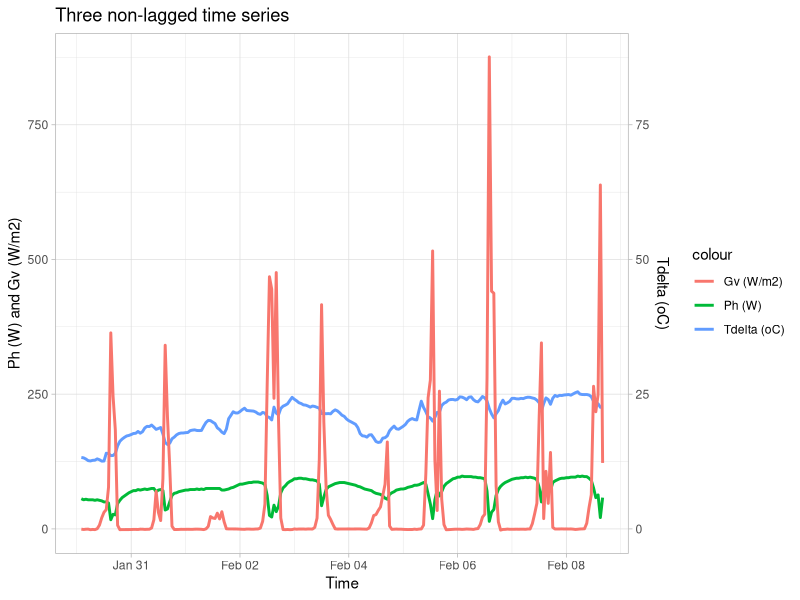
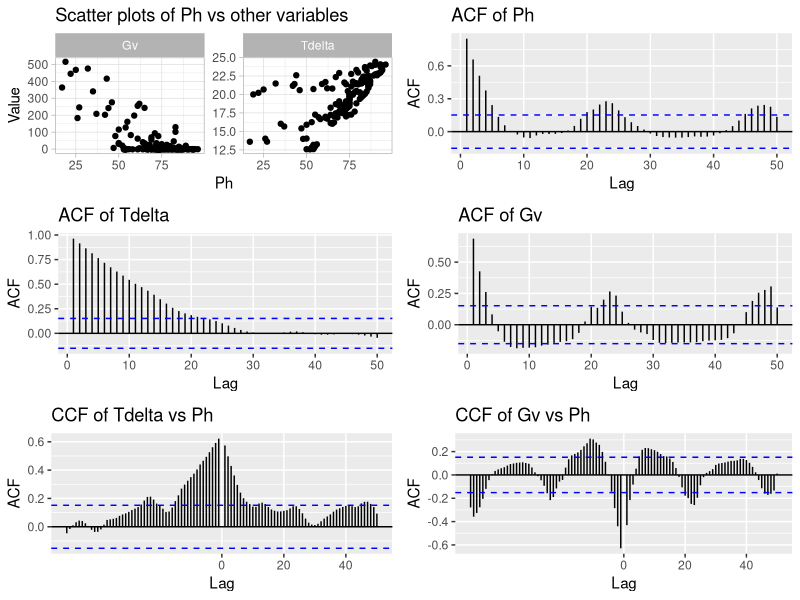
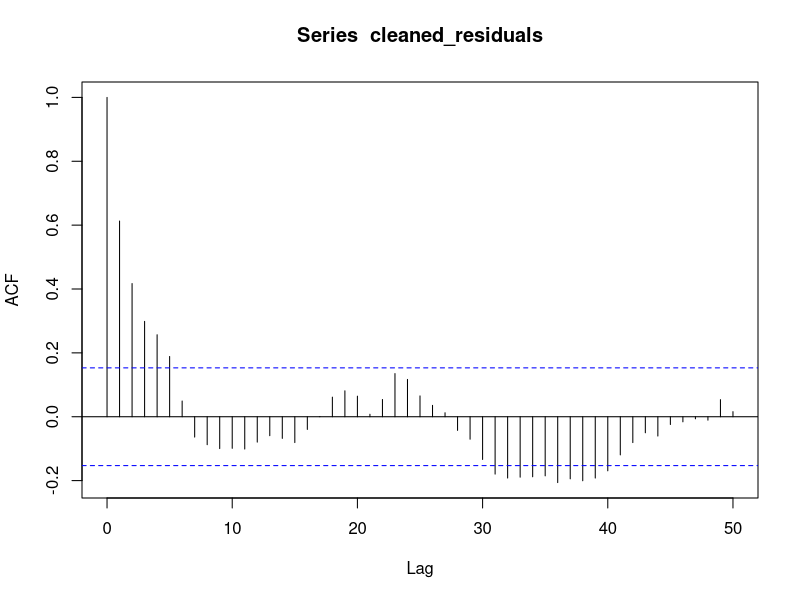
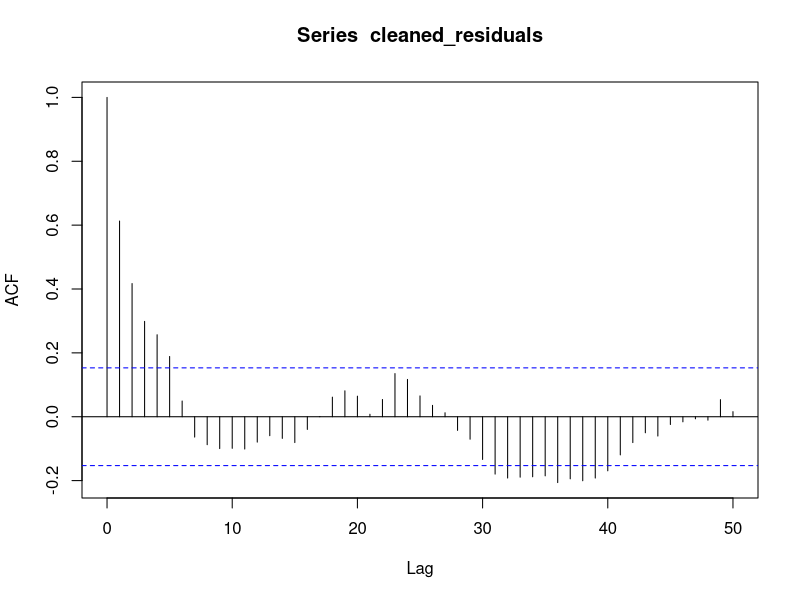
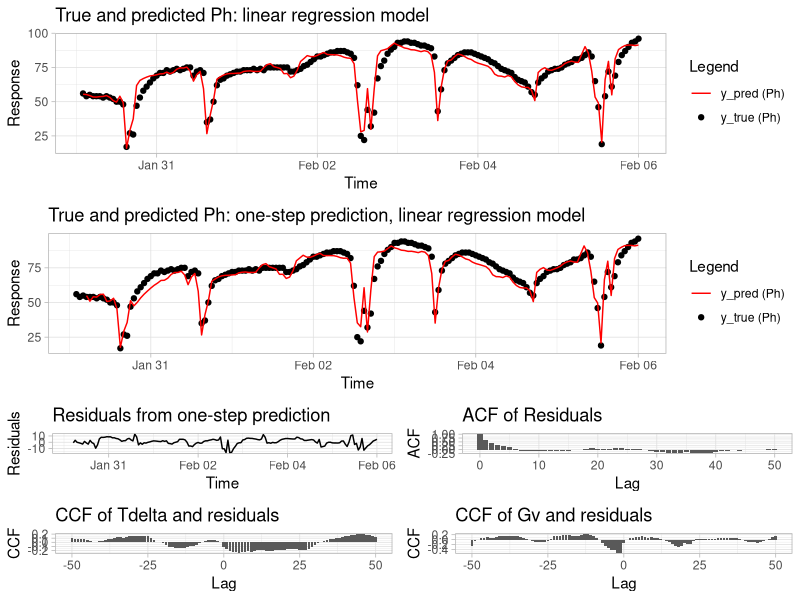
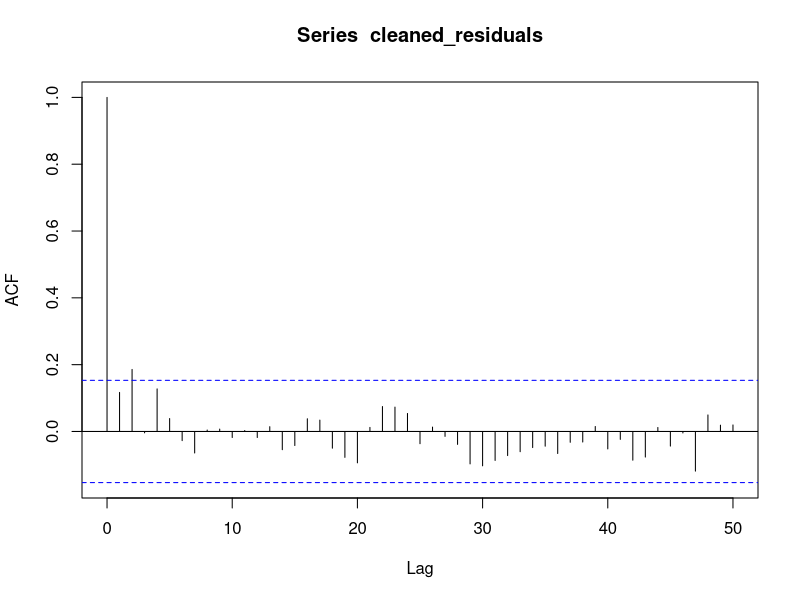
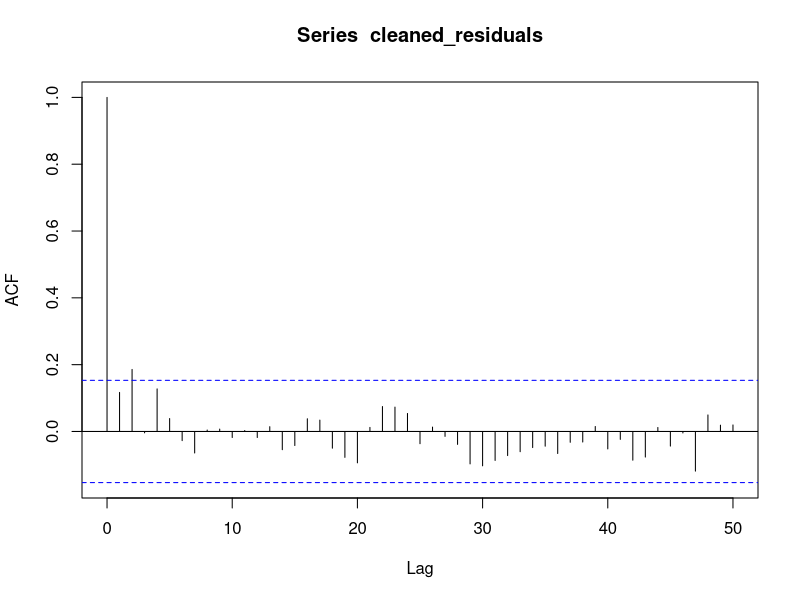
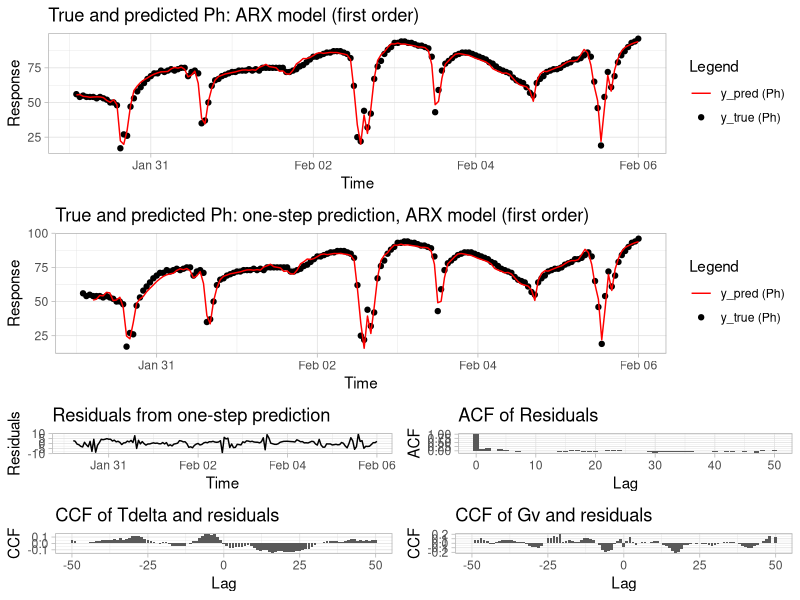

R code for these plots, in order: (Note: this script raises an error after producing the figures.)
# ---- Question 3.1: Load data ----
rm(list = ls())
library(ggplot2)
library(tidyr)
library(gridExtra)
library(forecast)

# Read data
data <- read.csv("assignment3_2025/box_data_60min.csv")

# Create continuous time variable starting from 0
data$tdate <- as.POSIXct(data$tdate, "%Y-%m-%d %H:%M:%S", tz="UTC")

# Create the ggplot Ph Tdelta Gv with time
ggplot(data, aes(x = tdate)) +
  geom_line(aes(y = Ph, color = "Ph (W)"), size = 1) +
  geom_line(aes(y = Tdelta*10, color = "Tdelta (oC)"), size = 1) +
  geom_line(aes(y = Gv, color = "Gv (W/m2)"), size = 1) +
  scale_y_continuous(
    name = "Ph (W) and Gv (W/m2)",
    sec.axis = sec_axis(~ ./10, name = "Tdelta (oC)")
  ) +
  
  labs(title = "Three non-lagged time series", x = "Time", y = "Response") +
  theme_light()

# ---- Question 3.2: Split data ----
# Divide intro train and test set
teststart <- as.POSIXct("2013-02-06 00:00", tz="UTC")
train <- data[data$tdate <= teststart, ]
test <- data[data$tdate > teststart, ]

# ---- Question 3.3: Data analysis ----
target_column <- "Ph"
# Reshape the dataframe to a long format
data_nonlag = train[c("Ph", "Tdelta", "Gv")]
data_long <- data_nonlag %>%
  pivot_longer(cols = colnames(data_nonlag)[2:3], names_to = "variable", values_to = "value")

# Create the scatter plot with facets
# First plot: Scatter plots with ggplot2
scatter_plot <- ggplot(data_long, aes_string(x = target_column, y = "value")) +
  geom_point() +
  facet_wrap(~ variable, scales = "free_y") +
  labs(
    title = paste("Scatter plots of", target_column, "vs other variables"),
    x = target_column,
    y = "Value"
  ) +
  theme_light()

# Second plot: ACF plots using base R
acf_ph <- acf(train$Ph, lag.max = 50, plot = FALSE)
acf_tdelta <- acf(train$Tdelta, lag.max = 50, plot = FALSE)
acf_gv <- acf(train$Gv, lag.max = 50, plot = FALSE)

# Convert ACF plots to ggplot-like objects using autoplot from forecast package
acf_ph_plot <- autoplot(acf_ph) + labs(title = "ACF of Ph")
acf_tdelta_plot <- autoplot(acf_tdelta) + labs(title = "ACF of Tdelta")
acf_gv_plot <- autoplot(acf_gv) + labs(title = "ACF of Gv")

# Third plot: CCF plots using base R
ccf_tdelta <- Ccf(train$Tdelta, train$Ph, lag.max = 50, plot = FALSE)
ccf_gv <- Ccf(train$Gv, train$Ph, lag.max = 50, plot = FALSE)

# Convert CCF plots to ggplot-like objects using autoplot from forecast package
ccf_tdelta_plot <- autoplot(ccf_tdelta) + labs(title = "CCF of Tdelta vs Ph")
ccf_gv_plot <- autoplot(ccf_gv) + labs(title = "CCF of Gv vs Ph")

# Combine all plots into one figure
combined_plot <- grid.arrange(
  scatter_plot, acf_ph_plot, acf_tdelta_plot, acf_gv_plot,
  ccf_tdelta_plot, ccf_gv_plot,
  ncol = 2, nrow = 3
)

# ---- Question 3.4: Impulse response?? ----
# # Build lag matrix
# library(dynlm)
# 
# # Impulse response from Tdelta to Ph
# lags <- 10
# tdelta_model <- dynlm(Ph ~ L(Tdelta, 0:lags), data = train)
# plot(0:3, coef(tdelta_model)[-1], type = "h",
#      xlab = "Lag", ylab = "Coefficient", main = "Impulse Response: Tdelta → Ph")
# 
# # Impulse response from Gv to Ph
# gv_model <- dynlm(Ph ~ L(Gv, 0:lags), data = train)
# plot(0:lags, coef(gv_model)[-1], type = "h",
#      xlab = "Lag", ylab = "Coefficient", main = "Impulse Response: Gv → Ph")

# ---- Question 3.5: Linear regression ----
# First train the model based on 3 data points before doing one-step prediction
lm_model <- lm(Ph ~ Tdelta + Gv, data = train[1:3,])

res_list = list()
y_pred_list = list()
for (i in (4:nrow(train))) {
  y_true = train[i,]$Ph
  y_pred = predict(lm_model, newdata = train[i,])
  residual = (y_true - y_pred)[1]
  
  res_list[i] <- residual
  y_pred_list[i] = y_pred
  
  lm_model = lm(Ph ~ Tdelta + Gv, data = train[1:i,])
}

# Residual diagnostics
combined_list = mapply(cbind, y_pred_list, res_list, SIMPLIFY = FALSE)
df_pred_residual <- do.call(rbind, combined_list)
df_pred_residual <- as.data.frame(df_pred_residual, stringsAsFactors = FALSE)

# Add three null values at the beginning of each column
df_pred_residual <- rbind(data.frame(V1 = rep(NA, 3), V2 = rep(NA, 3)), df_pred_residual)

df_pred_residual$tdate = train$tdate
df_pred_residual$y_true = train$Ph
df_pred_residual$Tdelta = train$Tdelta
df_pred_residual$Gv = train$Gv
colnames(df_pred_residual)[1:2] <- c("y_pred", "residuals")

# Overall model: no one-step predictions
lm_model_overall <- lm(Ph ~ Tdelta + Gv, data = train)
y_pred_overall = predict(lm_model_overall, newdata = train)

df_pred_residual$y_pred_overall = y_pred_overall

# Plot for y_pred_overall
pred_overall = ggplot(df_pred_residual, aes(x = tdate)) +
  geom_point(aes(y = y_true, color = "y_true (Ph)")) +
  geom_line(aes(y = y_pred_overall, color = "y_pred (Ph)")) +
  scale_color_manual(values = c("y_true (Ph)" = "black", "y_pred (Ph)" = "red")) +
  labs(title = "True and predicted Ph: linear regression model",
       x = "Time", y = "Response", color = "Legend") +
  theme_light()

# Create the ggplot y_pred and y_true
pred = ggplot(df_pred_residual, aes(x = tdate)) +
  geom_point(aes(y = y_true, color = "y_true (Ph)")) +
  geom_line(aes(y = y_pred, color = "y_pred (Ph)")) +
  scale_color_manual(values = c("y_true (Ph)" = "black", "y_pred (Ph)" = "red")) +
  labs(title = "True and predicted Ph: one-step prediction, linear regression model",
       x = "Time", y = "Response", color = "Legend") +
  theme_light()

# Residuals
# Create the residuals plot
residuals_plot <- ggplot(df_pred_residual, aes(x = tdate)) +
  geom_line(aes(y = residuals)) +
  labs(title = "Residuals from one-step prediction",
       x = "Time", y = "Residuals") +
  theme_light()

# Remove missing values from the residuals column
cleaned_residuals <- na.omit(df_pred_residual$residuals)

# Create the ACF plot
acf_plot <- ggplot(data.frame(lag = acf(cleaned_residuals, lag.max=50)$lag, 
                              acf = acf(cleaned_residuals, lag.max=50)$acf), 
                   aes(x = lag, y = acf)) +
  geom_bar(stat = "identity") +
  labs(title = "ACF of Residuals", x = "Lag", y = "ACF") +
  theme_light()

# Create the CCF plots
ccf_tdelta_data <- ccf(df_pred_residual[4:nrow(df_pred_residual),]$Tdelta, 
                       df_pred_residual[4:nrow(df_pred_residual),]$residuals, lag.max = 50, plot = FALSE)
ccf_tdelta_plot <- ggplot(data.frame(lag = ccf_tdelta_data$lag, ccf = ccf_tdelta_data$acf), aes(x = lag, y = ccf)) +
  geom_bar(stat = "identity") +
  labs(title = "CCF of Tdelta and residuals", x = "Lag", y = "CCF") +
  theme_light()

ccf_gv_data <- ccf(df_pred_residual[4:nrow(df_pred_residual),]$Gv, 
                   df_pred_residual[4:nrow(df_pred_residual),]$residuals, lag.max = 50, plot = FALSE)
ccf_gv_plot <- ggplot(data.frame(lag = ccf_gv_data$lag, ccf = ccf_gv_data$acf), aes(x = lag, y = ccf)) +
  geom_bar(stat = "identity") +
  labs(title = "CCF of Gv and residuals", x = "Lag", y = "CCF") +
  theme_light()

# Combine the plots
combined_plot <- grid.arrange(
  pred_overall,                                # First plot (spans the entire row)
  pred,
  arrangeGrob(
    residuals_plot, acf_plot,          # Subsequent 4 plots (2x2 arrangement)
    ccf_tdelta_plot, ccf_gv_plot,
    ncol = 2                           # Set 2 columns for the 2x2 layout
  ),
  ncol = 1                             # Main layout: 1 column with 2 rows
)

# Need to add ARX

# ---- Question 3.6: ARX(1) ----
arx1_model <- lm(Ph ~ Ph.l1 + Tdelta + Gv, data = train[1:3,])

res_list = list()
y_pred_list = list()
for (i in (4:nrow(train))) {
  y_true = train[i,]$Ph
  y_pred = predict(arx1_model, newdata = train[i,])
  residual = (y_true - y_pred)[1]
  
  res_list[i] <- residual
  y_pred_list[i] = y_pred
  
  arx1_model <- lm(Ph ~ Ph.l1 + Tdelta + Gv, data = train[1:i,])
}

# Residual diagnostics
combined_list = mapply(cbind, y_pred_list, res_list, SIMPLIFY = FALSE)
df_pred_residual <- do.call(rbind, combined_list)
df_pred_residual <- as.data.frame(df_pred_residual, stringsAsFactors = FALSE)

# Add three null values at the beginning of each column
df_pred_residual <- rbind(data.frame(V1 = rep(NA, 3), V2 = rep(NA, 3)), df_pred_residual)
df_pred_residual$tdate = train$tdate
df_pred_residual$y_true = train$Ph
df_pred_residual$Tdelta = train$Tdelta
df_pred_residual$Gv = train$Gv
colnames(df_pred_residual)[1:2] <- c("y_pred", "residuals")

# Remove missing values from the residuals column
cleaned_residuals <- na.omit(df_pred_residual$residuals)

# Overall model: no one-step predictions
lm_model_overall <- lm(Ph ~ Ph.l1 + Tdelta + Gv, data = train)
y_pred_overall = predict(lm_model_overall, newdata = train)

df_pred_residual$y_pred_overall = y_pred_overall

# Plot for y_pred_overall
pred_overall = ggplot(df_pred_residual, aes(x = tdate)) +
  geom_point(aes(y = y_true, color = "y_true (Ph)")) +
  geom_line(aes(y = y_pred_overall, color = "y_pred (Ph)")) +
  scale_color_manual(values = c("y_true (Ph)" = "black", "y_pred (Ph)" = "red")) +
  labs(title = "True and predicted Ph: ARX model (first order)",
       x = "Time", y = "Response", color = "Legend") +
  theme_light()

# Create the ggplot y_pred and y_true
pred <- ggplot(df_pred_residual, aes(x = tdate)) +
  geom_point(aes(y = y_true, color = "y_true (Ph)")) +
  geom_line(aes(y = y_pred, color = "y_pred (Ph)")) +
  scale_color_manual(values = c("y_true (Ph)" = "black", "y_pred (Ph)" = "red")) +
  labs(title = "True and predicted Ph: one-step prediction, ARX model (first order)",
       x = "Time", y = "Response", color = "Legend") +
  theme_light()

# Residuals
# Create the residuals plot
residuals_plot <- ggplot(df_pred_residual, aes(x = tdate)) +
  geom_line(aes(y = residuals)) +
  labs(title = "Residuals from one-step prediction",
       x = "Time", y = "Residuals") +
  theme_light()

# Create the ACF plot
acf_plot <- ggplot(data.frame(lag = acf(cleaned_residuals, lag.max=50)$lag, 
                              acf = acf(cleaned_residuals, lag.max=50)$acf), 
                   aes(x = lag, y = acf)) +
  geom_bar(stat = "identity") +
  labs(title = "ACF of Residuals", x = "Lag", y = "ACF") +
  theme_light()

# Create the CCF plots
ccf_tdelta_data <- ccf(df_pred_residual[4:nrow(df_pred_residual),]$Tdelta, 
                       df_pred_residual[4:nrow(df_pred_residual),]$residuals, lag.max = 50, plot = FALSE)
ccf_tdelta_plot <- ggplot(data.frame(lag = ccf_tdelta_data$lag, ccf = ccf_tdelta_data$acf), aes(x = lag, y = ccf)) +
  geom_bar(stat = "identity") +
  labs(title = "CCF of Tdelta and residuals", x = "Lag", y = "CCF") +
  theme_light()

ccf_gv_data <- ccf(df_pred_residual[4:nrow(df_pred_residual),]$Gv, 
                   df_pred_residual[4:nrow(df_pred_residual),]$residuals, lag.max = 50, plot = FALSE)
ccf_gv_plot <- ggplot(data.frame(lag = ccf_gv_data$lag, ccf = ccf_gv_data$acf), aes(x = lag, y = ccf)) +
  geom_bar(stat = "identity") +
  labs(title = "CCF of Gv and residuals", x = "Lag", y = "CCF") +
  theme_light()

# Combine the plots
combined_plot <- grid.arrange(
  pred_overall,
  pred,                                # First plot (spans the entire row)
  arrangeGrob(
    residuals_plot, acf_plot,          # Subsequent 4 plots (2x2 arrangement)
    ccf_tdelta_plot, ccf_gv_plot,
    ncol = 2                           # Set 2 columns for the 2x2 layout
  ),
  ncol = 1                             # Main layout: 1 column with 2 rows
)

# ---- Question 3.7: ARX(increase order), one-step predictions (dont really make sense) ----
max_order <- 10
aic_vals <- numeric(max_order)
bic_vals <- numeric(max_order)
res_order = list()
y_pred_order = list()

## Function to do iterative fitting for any model order
rolling_lm <- function(formula, train){
  arx_model <- lm(formula, data = train[1:3,])

  res_list = list()
  y_pred_list = list()
  for (i in (4:nrow(train))) {
    y_true = train[i,]$Ph
    y_pred = predict(arx_model, newdata = train[i,])
    residual = (y_true - y_pred)[1]
    
    res_list[i] <- residual
    y_pred_list[i] = y_pred
    
    arx_model <- lm(formula, data = train[1:i,])
  }
  num_params = length(coef(arx_model))
  # Return residuals and predictions as a list
  return(list(residuals = res_list, predictions = y_pred_list, num_params = num_params))
}

## Function to calculate AIC & BIC from residuals
calculate_AIC_BIC <- function(residuals,num_params) {
  # Extract RSS (Residual Sum of Squares)
  # residuals <- model$residuals
  RSS <- sum(residuals^2)
  
  # Extract number of parameters (including intercept)
  # num_params <- length(coef(model))
  
  # Extract number of observations
  num_obs <- length(residuals)
  
  # Calculate AIC and BIC
  AIC <- 2 * num_params + num_obs * log(RSS / num_obs)
  BIC <- num_params * log(num_obs) + num_obs * log(RSS / num_obs)
  
  return(list(AIC = AIC, BIC = BIC))
}

# calculate AIC and BIC for models with different orders
for (order in 1:max_order) {
  # Create model with different orders
  predictors <- paste0("Ph.l", 1:order, collapse = " + ")
  tdelta_lags <- paste0("Tdelta.l", 0:(order - 1), collapse = " + ")
  gv_lags <- paste0("Gv.l", 0:(order - 1), collapse = " + ")
  
  # fit model one step prediction
  formula <- as.formula(paste("Ph ~", predictors, "+", tdelta_lags, "+", gv_lags))
  fit <- rolling_lm(formula, train)
  
  # calculate AIC, BIC
  y_pred = unlist(fit$predictions)
  residuals = unlist(fit$residuals)
  num_params = fit$num_params
  AIC_BIC = calculate_AIC_BIC(residuals,num_params)
  
  # save residuals and predictions for each order
  res_order[order] <- residuals
  y_pred_order[order] = y_pred
  
  aic_vals[order] <- AIC_BIC$AIC
  bic_vals[order] <- AIC_BIC$BIC
  print(order)
}

# Plot
plot(1:max_order, aic_vals, type = "b", col = "blue", ylim = range(c(aic_vals, bic_vals)),
     ylab = "Information Criterion", xlab = "Model Order", main = "AIC vs BIC")
lines(1:max_order, bic_vals, type = "b", col = "red")
legend("topleft", legend = c("AIC", "BIC"), col = c("blue", "red"), lty = 1)

# ---- Question 3.7: ARX (increase order, no one-step predictions) ----
max_order <- 10
aic_vals <- numeric(max_order)
bic_vals <- numeric(max_order)

for (order in 1:max_order) {
  predictors <- paste0("Ph.l", 1:order, collapse = " + ")
  tdelta_lags <- paste0("Tdelta.l", 0:(order - 1), collapse = " + ")
  gv_lags <- paste0("Gv.l", 0:(order - 1), collapse = " + ")
  
  formula <- as.formula(paste("Ph ~", predictors, "+", tdelta_lags, "+", gv_lags))
  fit <- lm(formula, data = train)
  
  aic_vals[order] <- AIC(fit)
  bic_vals[order] <- BIC(fit)
}

# Plot
plot(1:max_order, aic_vals, type = "b", col = "blue", ylim = range(c(aic_vals, bic_vals)),
     ylab = "Information Criterion", xlab = "Model Order", main = "AIC vs BIC")
lines(1:max_order, bic_vals, type = "b", col = "red")
legend("bottomleft", legend = c("AIC", "BIC"), col = c("blue", "red"), lty = 1)

# ---- Question 3.8: Test period one step predictions ----
library(Metrics)
max_order <- 10
rmse_test <- numeric(max_order)
y_true = test$Ph
y_pred_order = data.frame(matrix(nrow = nrow(test), ncol = 0))
res_order = data.frame(matrix(nrow = nrow(test), ncol = 0))

for (order in 1:max_order) {
  predictors <- paste0("Ph.l", 1:order, collapse = " + ")
  tdelta_lags <- paste0("Tdelta.l", 0:(order - 1), collapse = " + ")
  gv_lags <- paste0("Gv.l", 0:(order - 1), collapse = " + ")
  
  formula <- as.formula(paste("Ph ~", predictors, "+", tdelta_lags, "+", gv_lags))
  fit <- lm(formula, data = train)
  
  pred_list = list()
  #One step prediction
  for (i in (1:nrow(test))) {
    preds <- predict(fit, newdata = test[i,])
    pred_list[i] = preds
    
    # retrain model with new data
    data_new = rbind(train, test[1:i,])
    fit <- lm(formula, data = data_new)
  }
  pred_list = unlist(pred_list)
  y_pred_order[[paste0("order", order)]] <- pred_list
  
  residuals = y_true - pred_list
  res_order[[paste0("order", order)]] <- residuals
  
  rmse_vals[order] <- rmse(y_true, pred_list)
  print(order)
}

# Plot RMSE vs Model Order
plot(1:max_order, rmse_vals, type = "b", col = "darkgreen",
     xlab = "Model Order", ylab = "RMSE", main = "One-step RMSE on Test Data")

# plot predictions vs. true Ph
y_pred_order$tdate = test$tdate
y_pred_order$Observed = test$Ph

library(reshape2)

# Reshape the dataframe to long format for plotting
df_long <- melt(y_pred_order, id.vars = "tdate", variable.name = "Series", value.name = "Value")
# Reshape the dataframe to long format for plotting
res_order$tdate = test$tdate
df_long_res <- melt(res_order, id.vars = "tdate", variable.name = "Series", value.name = "Value")

# Plot all predicted series and add the observed series as a dotted black line
pred_plot = ggplot(df_long, aes(x = tdate, y = Value, color = Series)) +
  geom_line(data = df_long[df_long$Series != "Observed", ], aes(group = Series), alpha = 1) +  # Plot predicted series
  geom_point(data = df_long[df_long$Series == "Observed", ],
            color = "black", size = 1.5) +  # Overlay observed series
  labs(
    title = "Time Series Plot: Predicted vs Observed",
    x = "Time",
    y = "Value",
    color = "Series"
  ) +
  theme_light()

# Plot all residuals
residual_plot = ggplot(df_long_res, aes(x = tdate, y = Value, color = Series)) +
  geom_line(data = df_long_res, aes(group = Series), alpha = 1) +  # Plot predicted series
  labs(
    title = "Time Series Plot: Predicted vs Observed",
    x = "Time",
    y = "Value",
    color = "Series"
  ) +
  theme_light()

combined_plot = grid.arrange(pred_plot,residual_plot)

# ---- Question 3.9: Best order multi-step predictions ----
best_order <- 3  # Or pick based on RMSE if preferred

# Recursive multi-step prediction
predicted_ph <- rep(0, nrow(data))
for (t in (best_order + 1):nrow(data)) {
  # lag predictions of Ph
  lag_ph <- sapply(1:best_order, function(l) predicted_ph[t - l])
  
  # lag observed inputs
  lag_td <- sapply(0:(best_order - 1), function(l) data$Tdelta[t - l])
  lag_gv <- sapply(0:(best_order - 1), function(l) data$Gv[t - l])
  
  coefs <- coef(lm(
    as.formula(paste("Ph ~", 
                     paste0("Ph.l", 1:best_order, collapse = " + "), "+",
                     paste0("Tdelta.l", 0:(best_order - 1), collapse = " + "), "+",
                     paste0("Gv.l", 0:(best_order - 1), collapse = " + ")
    )), data = data))
  
  pred <- sum(c(1, lag_ph, lag_td, lag_gv) * coefs)
  predicted_ph[t] <- pred
}

# Plot vs actual
plot(data$tdate, data$Ph, type = "l", col = "black", main = "Simulated Multi-Step Forecast", ylab = "Ph")
lines(data$tdate, predicted_ph, col = "red")
legend("topleft", legend = c("Observed", "Predicted"), col = c("black", "red"), lty = 1)

# ggplot
ggplot(data, aes(x = tdate)) +
  geom_point(aes(y = Ph, color = "Observed")) +
  geom_line(aes(y = predicted_ph, color = "Simulated")) +
  labs(title = "Simulated Multi-Step Forecast", x = "Date", y = "Ph") +
  theme_minimal() +
  scale_color_manual(values = c("Observed" = "black", "Simulated" = "red")) +
  theme(legend.position = "topleft") +
  guides(color = guide_legend(override.aes = list(linetype = c(NA, 1), shape = c(16, NA))))
